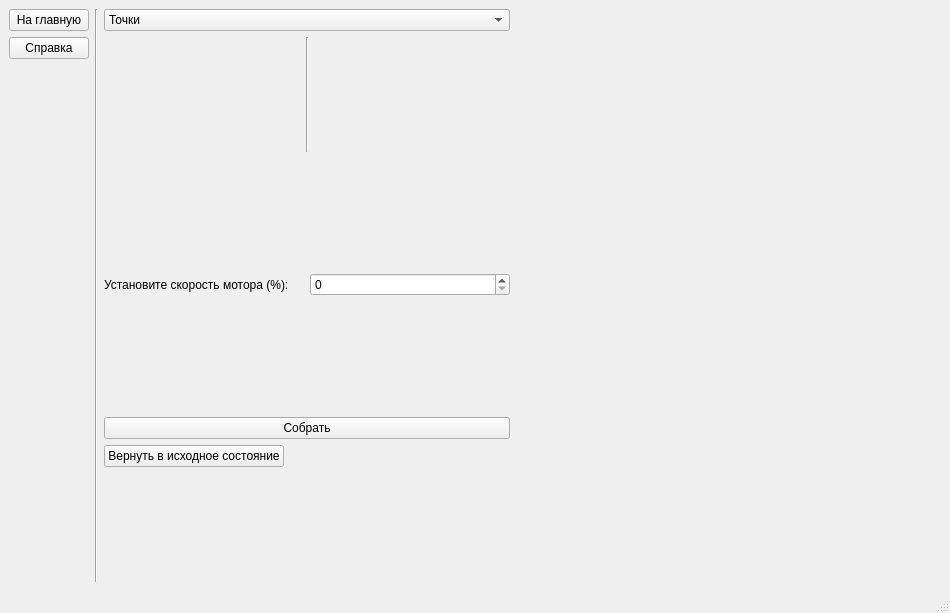
<?xml version="1.0" encoding="UTF-8"?>
<ui version="4.0">
 <class>solving_window_design</class>
 <widget class="QMainWindow" name="solving_window_design">
  <property name="geometry">
   <rect>
    <x>0</x>
    <y>0</y>
    <width>950</width>
    <height>613</height>
   </rect>
  </property>
  <property name="windowTitle">
   <string>MainWindow</string>
  </property>
  <widget class="QWidget" name="centralwidget">
   <layout class="QHBoxLayout" name="horizontalLayout_4">
    <item>
     <layout class="QVBoxLayout" name="verticalLayout" stretch="0,0,0">
      <property name="sizeConstraint">
       <enum>QLayout::SetFixedSize</enum>
      </property>
      <item>
       <widget class="QPushButton" name="main_button">
        <property name="text">
         <string>На главную</string>
        </property>
       </widget>
      </item>
      <item>
       <widget class="QPushButton" name="reference_button">
        <property name="text">
         <string>Справка</string>
        </property>
       </widget>
      </item>
      <item>
       <spacer name="verticalSpacer">
        <property name="orientation">
         <enum>Qt::Vertical</enum>
        </property>
        <property name="sizeHint" stdset="0">
         <size>
          <width>20</width>
          <height>40</height>
         </size>
        </property>
       </spacer>
      </item>
     </layout>
    </item>
    <item>
     <widget class="Line" name="line">
      <property name="orientation">
       <enum>Qt::Vertical</enum>
      </property>
     </widget>
    </item>
    <item>
     <layout class="QVBoxLayout" name="verticalLayout_3">
      <item>
       <widget class="QComboBox" name="patter_list_combo_box">
        <item>
         <property name="text">
          <string>Точки</string>
         </property>
        </item>
        <item>
         <property name="text">
          <string>Шахматы</string>
         </property>
        </item>
        <item>
         <property name="text">
          <string>Шахматы с точками</string>
         </property>
        </item>
        <item>
         <property name="text">
          <string>Зигзаг</string>
         </property>
        </item>
        <item>
         <property name="text">
          <string>Четыре Z</string>
         </property>
        </item>
        <item>
         <property name="text">
          <string>Крест Пламмера</string>
         </property>
        </item>
        <item>
         <property name="text">
          <string>Крест Кристмана</string>
         </property>
        </item>
        <item>
         <property name="text">
          <string>Шахматы 3-го порядка</string>
         </property>
        </item>
        <item>
         <property name="text">
          <string>Шахматы 6-го порядка</string>
         </property>
        </item>
        <item>
         <property name="text">
          <string>6 букв Н</string>
         </property>
        </item>
        <item>
         <property name="text">
          <string>6 минусов</string>
         </property>
        </item>
        <item>
         <property name="text">
          <string>Диагональные столбики	</string>
         </property>
        </item>
        <item>
         <property name="text">
          <string>Столбики с крестом	</string>
         </property>
        </item>
        <item>
         <property name="text">
          <string>Столбики с шахматным крестом
</string>
         </property>
        </item>
        <item>
         <property name="text">
          <string>Столбики с крышей	</string>
         </property>
        </item>
        <item>
         <property name="text">
          <string>4 буквы П
</string>
         </property>
        </item>
        <item>
         <property name="text">
          <string>4 буквы Т	</string>
         </property>
        </item>
        <item>
         <property name="text">
          <string>Буквы L
</string>
         </property>
        </item>
        <item>
         <property name="text">
          <string>Пасьянс 1	</string>
         </property>
        </item>
        <item>
         <property name="text">
          <string>Пасьянс 4
</string>
         </property>
        </item>
        <item>
         <property name="text">
          <string>Мезон	</string>
         </property>
        </item>
        <item>
         <property name="text">
          <string>Куб в кубе
</string>
         </property>
        </item>
        <item>
         <property name="text">
          <string>Кубик в кубе в кубе	</string>
         </property>
        </item>
        <item>
         <property name="text">
          <string>Кольца	</string>
         </property>
        </item>
        <item>
         <property name="text">
          <string>Змея
</string>
         </property>
        </item>
        <item>
         <property name="text">
          <string>Кольца 2 с мезоном	</string>
         </property>
        </item>
        <item>
         <property name="text">
          <string>Червяк</string>
         </property>
        </item>
        <item>
         <property name="text">
          <string>Рыбки</string>
         </property>
        </item>
        <item>
         <property name="text">
          <string>Уголки</string>
         </property>
        </item>
        <item>
         <property name="text">
          <string>Уголки второго порядка
</string>
         </property>
        </item>
        <item>
         <property name="text">
          <string>Вишни</string>
         </property>
        </item>
        <item>
         <property name="text">
          <string>Ракета</string>
         </property>
        </item>
        <item>
         <property name="text">
          <string>Ракета второго порядка	</string>
         </property>
        </item>
        <item>
         <property name="text">
          <string>Реверс</string>
         </property>
        </item>
       </widget>
      </item>
      <item>
       <layout class="QHBoxLayout" name="horizontalLayout_2">
        <item>
         <widget class="QLabel" name="patter_label">
          <property name="text">
           <string/>
          </property>
         </widget>
        </item>
        <item>
         <widget class="Line" name="line_2">
          <property name="orientation">
           <enum>Qt::Vertical</enum>
          </property>
         </widget>
        </item>
        <item>
         <layout class="QVBoxLayout" name="verticalLayout_2">
          <item>
           <widget class="QLabel" name="pattern_formula_label">
            <property name="text">
             <string/>
            </property>
           </widget>
          </item>
          <item>
           <spacer name="verticalSpacer_2">
            <property name="orientation">
             <enum>Qt::Vertical</enum>
            </property>
            <property name="sizeHint" stdset="0">
             <size>
              <width>20</width>
              <height>40</height>
             </size>
            </property>
           </spacer>
          </item>
         </layout>
        </item>
       </layout>
      </item>
      <item>
       <spacer name="verticalSpacer_3">
        <property name="orientation">
         <enum>Qt::Vertical</enum>
        </property>
        <property name="sizeHint" stdset="0">
         <size>
          <width>20</width>
          <height>40</height>
         </size>
        </property>
       </spacer>
      </item>
      <item>
       <layout class="QHBoxLayout" name="horizontalLayout">
        <item>
         <widget class="QLabel" name="label_4">
          <property name="text">
           <string>Установите скорость мотора (%):</string>
          </property>
         </widget>
        </item>
        <item>
         <widget class="QSpinBox" name="motor_speed_spin_box"/>
        </item>
       </layout>
      </item>
      <item>
       <spacer name="verticalSpacer_4">
        <property name="orientation">
         <enum>Qt::Vertical</enum>
        </property>
        <property name="sizeHint" stdset="0">
         <size>
          <width>20</width>
          <height>40</height>
         </size>
        </property>
       </spacer>
      </item>
      <item>
       <widget class="QPushButton" name="solve_button">
        <property name="text">
         <string>Собрать</string>
        </property>
       </widget>
      </item>
      <item>
       <layout class="QHBoxLayout" name="horizontalLayout_3">
        <item>
         <widget class="QPushButton" name="pushButton">
          <property name="text">
           <string>Вернуть в исходное состояние</string>
          </property>
         </widget>
        </item>
        <item>
         <spacer name="horizontalSpacer_2">
          <property name="orientation">
           <enum>Qt::Horizontal</enum>
          </property>
          <property name="sizeHint" stdset="0">
           <size>
            <width>40</width>
            <height>20</height>
           </size>
          </property>
         </spacer>
        </item>
       </layout>
      </item>
      <item>
       <spacer name="verticalSpacer_5">
        <property name="orientation">
         <enum>Qt::Vertical</enum>
        </property>
        <property name="sizeHint" stdset="0">
         <size>
          <width>20</width>
          <height>40</height>
         </size>
        </property>
       </spacer>
      </item>
     </layout>
    </item>
    <item>
     <spacer name="horizontalSpacer">
      <property name="orientation">
       <enum>Qt::Horizontal</enum>
      </property>
      <property name="sizeType">
       <enum>QSizePolicy::Expanding</enum>
      </property>
      <property name="sizeHint" stdset="0">
       <size>
        <width>300</width>
        <height>20</height>
       </size>
      </property>
     </spacer>
    </item>
    <item>
     <layout class="QVBoxLayout" name="verticalLayout_7">
      <item>
       <widget class="QLabel" name="is_connected_label">
        <property name="text">
         <string/>
        </property>
       </widget>
      </item>
      <item>
       <spacer name="verticalSpacer_6">
        <property name="orientation">
         <enum>Qt::Vertical</enum>
        </property>
        <property name="sizeHint" stdset="0">
         <size>
          <width>20</width>
          <height>40</height>
         </size>
        </property>
       </spacer>
      </item>
     </layout>
    </item>
   </layout>
  </widget>
  <widget class="QMenuBar" name="menubar">
   <property name="geometry">
    <rect>
     <x>0</x>
     <y>0</y>
     <width>950</width>
     <height>26</height>
    </rect>
   </property>
  </widget>
  <widget class="QStatusBar" name="statusbar"/>
 </widget>
 <resources/>
 <connections/>
</ui>
